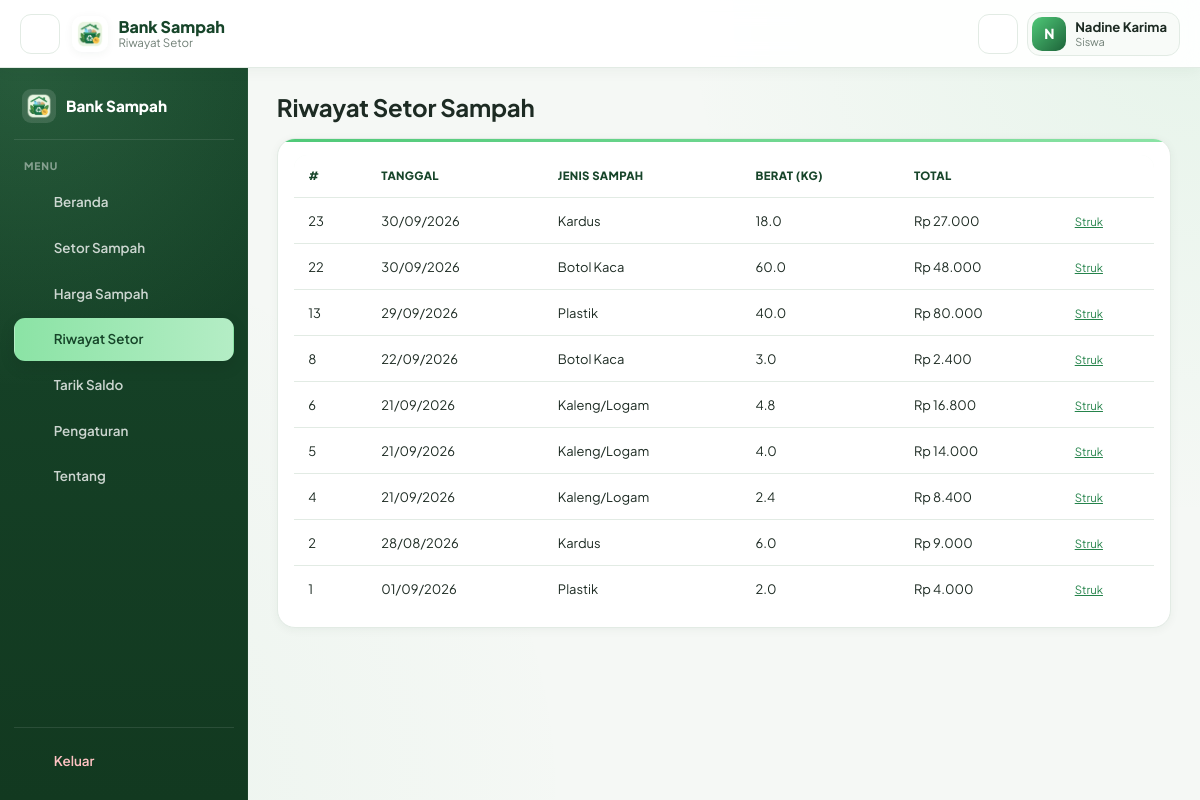
Screenshot of /anggota/riwayat.php (signed in) with the database file from the repository.
### tables this page shows
CREATE TABLE `transaksi` (
  `id_transaksi` int(11) NOT NULL,
  `id_user` int(11) NOT NULL,
  `id_sampah` int(11) DEFAULT NULL,
  `tipe` varchar(20) NOT NULL DEFAULT 'setor',
  `berat_kg` decimal(10,2) NOT NULL,
  `total_rp` decimal(12,2) NOT NULL,
  `metode_topup` varchar(30) DEFAULT NULL,
  `tanggal` datetime NOT NULL DEFAULT current_timestamp()
);

CREATE TABLE `sampah` (
  `id_sampah` int(11) NOT NULL,
  `jenis_sampah` varchar(100) NOT NULL,
  `harga_per_kg` decimal(12,2) NOT NULL DEFAULT 0.00,
  `harga_jual` decimal(12,2) NOT NULL DEFAULT 0.00,
  `stok_kg` decimal(10,2) NOT NULL DEFAULT 0.00
);

### anggota/riwayat.php (the view, shortened to what this page needs)
<?php
require_once __DIR__ . '/../includes/functions.php';
$id_user = $_SESSION['id_user'];
$stmt = $pdo->prepare("
    SELECT t.*, s.jenis_sampah
    FROM transaksi t JOIN sampah s ON s.id_sampah = t.id_sampah
    WHERE t.id_user = ? ORDER BY t.id_transaksi DESC
");
$stmt->execute([$id_user]);
$riwayat = $stmt->fetchAll();
include __DIR__ . '/../includes/header.php';
include __DIR__ . '/../includes/sidebar_anggota.php';
?>
<main class="app-main">
    <h4 class="mb-3">Riwayat Setor Sampah</h4>
    <div class="card card-stat p-3">
        <div class="table-responsive">
            <table class="table align-middle">
                <thead><tr><th>#</th><th>Tanggal</th><th>Jenis Sampah</th><th>Berat (kg)</th><th>Total</th><th></th></tr></thead>
                <tbody>
                <?php if (empty($riwayat)): ?>
                    <tr><td colspan="6" class="text-center text-muted">Belum ada riwayat setor</td></tr>
                <?php else: foreach ($riwayat as $r): ?>
                    <tr>
                        <td><?= $r['id_transaksi'] ?></td>
                        <td><?= date('d/m/Y', strtotime($r['tanggal'])) ?></td>
                        <td><?= clean($r['jenis_sampah']) ?></td>
                        <td><?= number_format($r['berat_kg'], 1) ?></td>
                        <td><?= rupiah($r['total_rp']) ?></td>
                        <td><a href="struk.php?type=setor&id=<?= $r['id_transaksi'] ?>" class="small">Struk</a></td>
                    </tr>
                <?php endforeach; endif; ?>
                </tbody>
            </table>
        </div>
    </div>
</main>
<?php include __DIR__ . '/../includes/footer.php'; ?>

### assets/css/style.css (style rules this page uses)
:root { --green-900: #17452a; --green-800: #1d6339; --green-700: #25834b; --green-600: #31a85e; --green-500: #4fc978; --green-400: #8be3a5; --green-100: #eaf8ee; --green-50: #f4fbf6; --bg: #f5f8f5; --surface: #ffffff; --surface-2: #f8fbf8; --border: #e2ebe4; --text: #1d2b23; --muted: #718077; --danger: #dc5a5a; --warning: #e3a63b; --info: #4c91d9; --sidebar: #17452a; --sidebar-2: #123920; --sidebar-text: rgba(255,255,255,.78); --sidebar-active: #8be3a5; --radius-sm: 9px; --radius-md: 13px; --radius-lg: 18px; --radius-xl: 22px; --shadow-sm: 0 2px 10px rgba(25, 65, 42, .05); --shadow-md: 0 7px 24px rgba(25, 65, 42, .08); --shadow-lg: 0 15px 38px rgba(25, 65, 42, .13); --topbar-h: 68px; --sidebar-w: 248px; }
* { box-sizing: border-box; }
html, body { min-height: 100%; }
body { margin: 0; font-family: 'Plus Jakarta Sans', 'Segoe UI', system-ui, sans-serif; color: var(--text); background: radial-gradient(circle at 100% 0%, rgba(79,201,120,.09), transparent 36%), radial-gradient(circle at 0% 100%, rgba(49,168,94,.055), transparent 40%), var(--bg); font-size: 14px; line-height: 1.55; }
a { color: var(--green-700); }
h1,h2,h3,h4,h5,h6 { color: var(--text); font-weight: 700; letter-spacing: -.25px; }
.app-main { flex: 1 1 auto; min-width: 0; min-height: calc(100vh - var(--topbar-h)); padding: 1.55rem 1.8rem 2rem; overflow-y: auto; }
.card, .card-stat, .dashboard-quick-card { border: 1px solid var(--border); border-radius: var(--radius-lg); background: var(--surface); box-shadow: var(--shadow-sm); }
.card { overflow: hidden; }
.card-stat { min-height: 135px; padding: 1rem; position: relative; overflow: hidden; transition: .18s ease; }
.card-stat::before { content: ''; position: absolute; left: 0; top: 0; width: 100%; height: 3px; background: linear-gradient(90deg, var(--green-500), var(--green-400)); }
.table-responsive { border-radius: var(--radius-md); }
.table { margin-bottom: 0; border-collapse: separate; border-spacing: 0; }
.table thead { background: var(--green-50); }
.table thead th { padding: .78rem .9rem; border-bottom: 1px solid var(--border); color: var(--green-900); font-size: .71rem; font-weight: 800; letter-spacing: .35px; text-transform: uppercase; white-space: nowrap; }
.table tbody td { padding: .78rem .9rem; border-color: var(--border); color: var(--text); vertical-align: middle; font-size: .81rem; }
.table tbody tr:last-child td { border-bottom: 0; }
:root { --gold-500: #e8b923; --gold-100: #fbf1cc; }

### rows the page displays
transaksi: id_transaksi "23", tanggal "30/09/2026", id_sampah.jenis_sampah "Kardus", berat_kg "18.0", total_rp "Rp 27.000"
transaksi: id_transaksi "22", tanggal "30/09/2026", id_sampah.jenis_sampah "Botol Kaca", berat_kg "60.0", total_rp "Rp 48.000"
transaksi: id_transaksi "13", tanggal "29/09/2026", id_sampah.jenis_sampah "Plastik", berat_kg "40.0", total_rp "Rp 80.000"
transaksi: id_transaksi "8", tanggal "22/09/2026", id_sampah.jenis_sampah "Botol Kaca", berat_kg "3.0", total_rp "Rp 2.400"
transaksi: id_transaksi "6", tanggal "21/09/2026", id_sampah.jenis_sampah "Kaleng/Logam", berat_kg "4.8", total_rp "Rp 16.800"
transaksi: id_transaksi "5", tanggal "21/09/2026", id_sampah.jenis_sampah "Kaleng/Logam", berat_kg "4.0", total_rp "Rp 14.000"
transaksi: id_transaksi "4", tanggal "21/09/2026", id_sampah.jenis_sampah "Kaleng/Logam", berat_kg "2.4", total_rp "Rp 8.400"
transaksi: id_transaksi "2", tanggal "28/08/2026", id_sampah.jenis_sampah "Kardus", berat_kg "6.0", total_rp "Rp 9.000"
transaksi: id_transaksi "1", tanggal "01/09/2026", id_sampah.jenis_sampah "Plastik", berat_kg "2.0", total_rp "Rp 4.000"

### other values shown
$page_title "Riwayat Setor"
$inisial "N"
$nama_user "Nadine Karima"
$role_user "Siswa"
